Frame 1 (no input): blank canvas, image omitted
Frame 60 (the mouse pressed at the canvas centre just before this capture): blank canvas, image omitted
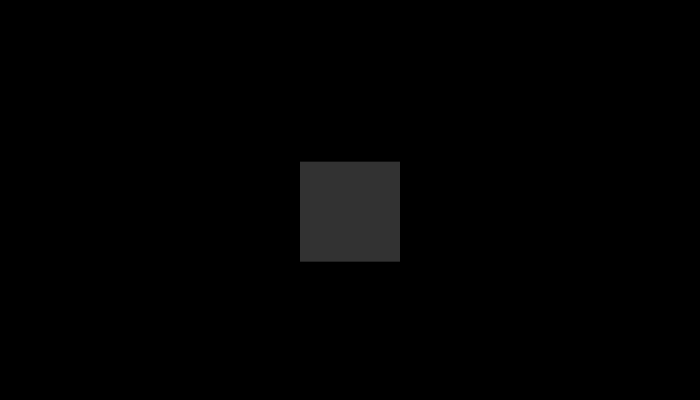
Frame 120 (the mouse held since frame 60 and released just before this capture)

The Processing sketch whose frames 1 and 60 were blank and that drew this single picture after the mouse press (run headless with seeded random() and noise(); from frame 60 on, the mouse is pressed at the canvas centre):

// Processing sketch: processing_37484
// ── processing_37484.pde

int numRect = 0;
float x = 100;
float y = 100;
float moved = 200.0;

float[] rectXps = new float[0];
float[] rectYps = new float[0];
float[] yOffset = new float[0];

void setup() {
  size(700, 400);
  background(0);
  noStroke();
  fill(255, 50);
  smooth();
}

void draw() {

  int i = 0;
  background(0);
  while (i < numRect) {
    rectMode(CENTER);
    if (i<numRect-1) {
      rect((rectXps[i]+((mouseX-width/2)+pmouseX/2)*(rectYps[i]/moved)), rectYps[i]+sin((frameCount+rectYps[i])/50.0)*100, (rectYps[i]/2.0), (rectYps[i]/2.0));
    }
    else {
      rect(rectXps[i], rectYps[i]+sin((frameCount+rectYps[i])/50.0)*100, (rectYps[i]/2.0), (rectYps[i]/2.0));
    }
      //    rectXps[i] = rectXps[i];
      i=i+1;
    }
  }

  void mousePressed() {
    numRect = numRect + 1;

    rectXps = expand(rectXps, numRect);
    rectYps = expand(rectYps, numRect);
    yOffset = expand(yOffset, numRect);

    rectXps[numRect-1] = mouseX;
    rectYps[numRect-1] = mouseY;
    yOffset[numRect-1] = random(100);
  }

  //void mouseMoved() {
  //  int i = 0;
  //  while (i < numRect) {
  //
  //    i=i+1;
  //  }
  //}
                
